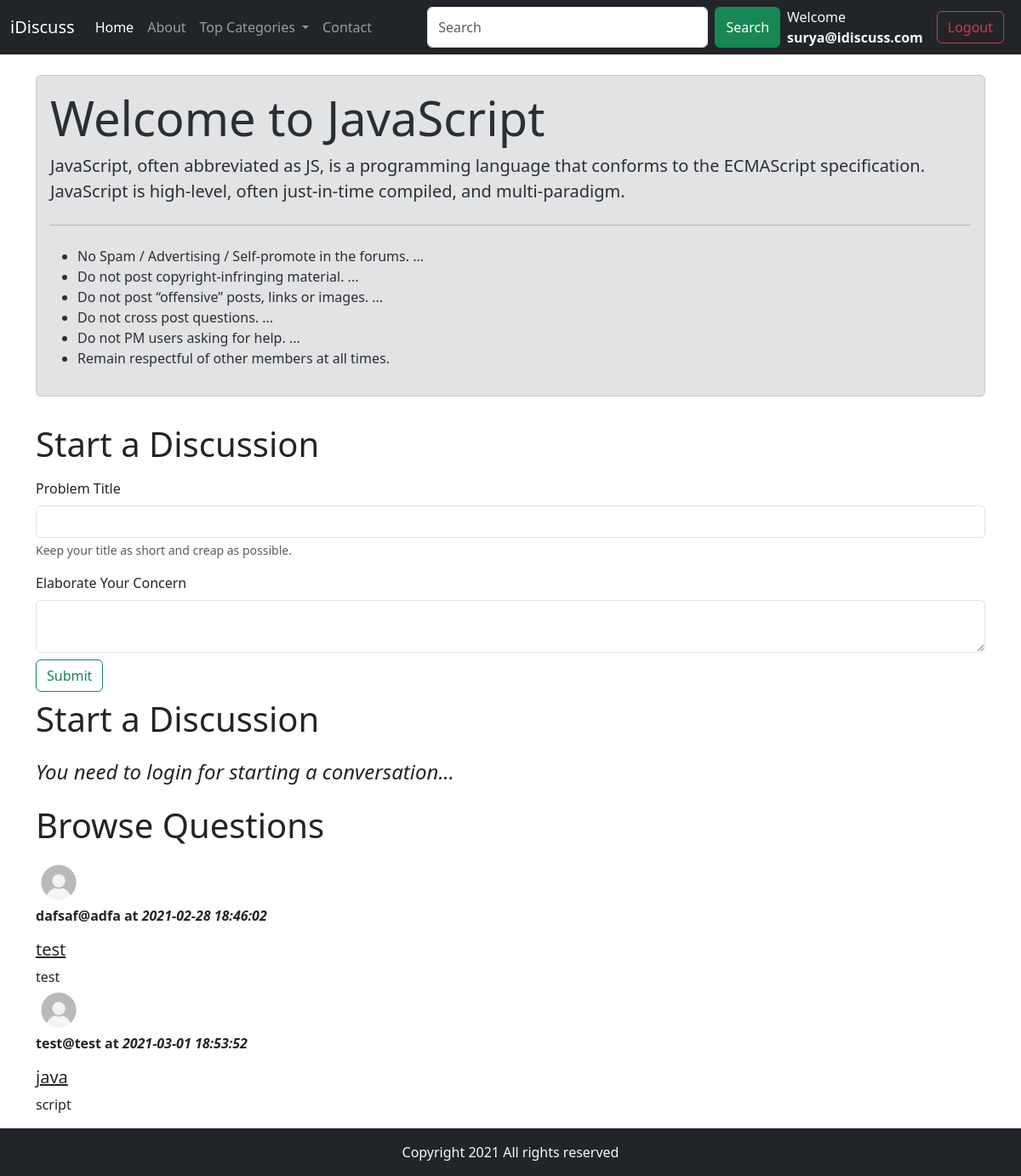
Screenshot of /threadlist.php?catid=2 (signed in) with the database file from the repository.
### tables this page shows
CREATE TABLE `categories` (
  `category_id` int(8) NOT NULL,
  `category_name` varchar(255) NOT NULL,
  `category_description` varchar(255) NOT NULL,
  `created` datetime NOT NULL DEFAULT current_timestamp()
);

CREATE TABLE `threads` (
  `thread_id` int(8) NOT NULL,
  `thread_title` varchar(255) NOT NULL,
  `thread_desc` text NOT NULL,
  `thread_cat_id` int(8) NOT NULL,
  `thread_user_id` int(8) NOT NULL,
  `timestamp` datetime NOT NULL DEFAULT current_timestamp()
);

CREATE TABLE `users` (
  `user_sno` int(8) NOT NULL,
  `user_email` varchar(30) NOT NULL,
  `user_pass` varchar(255) NOT NULL,
  `user_time` datetime NOT NULL DEFAULT current_timestamp()
);

### threadlist.php (the view, shortened to what this page needs)
<!doctype html>
<html lang="en">
<head>
    <link rel="stylesheet" href="css/bootstrap.min.css">
</head>
<body>
    <?php include "partials/_dbconnect.php"; ?>
    <?php include "partials/_header.php"; ?>
    <?php
    $id = $_GET['catid'];
    $sql = "SELECT * FROM `categories` WHERE category_id=$id ";
    $result = mysqli_query($conn, $sql);
    while ($row = mysqli_fetch_assoc($result)) {
        $catname = $row['category_name'];
        $catdesc = $row['category_description'];
    }
    ?>
    <div class="container my-4 ">
        <div class="alert alert-secondary">
            <h1 class="display-4">Welcome to <?php echo $catname; ?></h1>
            <p class="lead"> <?php echo $catdesc; ?></p>
            <hr class="my-4">
            <p>
            <ul>
                <li> No Spam / Advertising / Self-promote in the forums. ...</li>
                <li> Do not post copyright-infringing material. ...</li>
                <li> Do not post “offensive” posts, links or images. ...</li>
                <li> Do not cross post questions. ...</li>
                <li> Do not PM users asking for help. ...</li>
                <li> Remain respectful of other members at all times.</li>
            </ul>
            </p>
        </div>
    </div>
    <?php
    if (isset($_SESSION['loggedin']) && $_SESSION['loggedin'] == true) {
    ?>
    <div class="container">
        <h1 class="py-2">Start a Discussion</h1>
        <form action="<?php echo $_SERVER['REQUEST_URI']; ?>" method="POST">
            <div class="mb-3">
                <label for="exampleInputEmail1" class="form-label">Problem Title</label>
                <input type="text" class="form-control" id="title" name="title" aria-describedby="title">
                <div id="emailHelp" class="form-text">Keep your title as short and creap as possible.</div>
            </div>
            <div class="form-group">
                <label for="floatingTextarea">Elaborate Your Concern</label>
                <textarea class="form-control my-2" id="desc" name="desc"></textarea>
            </div>
            <button type="submit" class="btn btn-outline-success">Submit</button>
        </form>
    </div>
    <?php } ?>
    <div class="container">
        <h1 class="py-2">Start a Discussion</h1>
        <p>
        <h4><i> You need to login for starting a conversation... </i></h4>
        </p>
    </div>
    <div class="container my-3" id="#ques">
        <h1 class="py-2">Browse Questions</h1>
        <?php
        $id = $_GET['catid'];
        $sql = "SELECT * FROM `threads` WHERE thread_cat_id=$id ";
        $result = mysqli_query($conn, $sql);
        while ($row = mysqli_fetch_assoc($result)) {
            $id = $row['thread_id'];
            $threadtitle = $row['thread_title'];
            $threaddesc = $row['thread_desc'];
            $thread_time = $row['timestamp'];
            $thread_user_id = $row['thread_user_id'];
            $sql2 = "SELECT user_email FROM `users` WHERE user_sno = $thread_user_id ";
            $result2 = mysqli_query($conn, $sql2);
            $row2 = mysqli_fetch_assoc($result2);
        ?>
        <div class="media">
            <img src="img/userdefault.jpg" width="54px" class="mr-3" alt="Generic placeholder image">
            <div class="media-body">
                <p class="fw-bold"><?php echo $row2['user_email']; ?> at <?php echo "<i>" . $thread_time . "</i>"; ?>
                </p>
                <h5 class="mt-0"> <a href="thread.php?threadid=<?php echo $id; ?>" class="text-dark">
                        <?php echo $threadtitle; ?> </a>
                </h5>
                <?php echo $threaddesc; ?>
            </div>
        </div>
        <?php
        }
        ?>
    </div>
    <?php include "partials/_footer.php"; ?>
</body>
</html>

### rows the page displays
categories: category_name "JavaScript", category_description "JavaScript, often abbreviated as JS, is a programming language that conforms to the ECMAScript specification. JavaScript is high-level, often just-in-time compiled, and multi-paradigm."
threads: users.user_email "dafsaf@adfa", timestamp "2021-02-28 18:46:02", thread_title "test", thread_desc "test"
threads: users.user_email "test@test", timestamp "2021-03-01 18:53:52", thread_title "java", thread_desc "script"

### other values shown
$_SESSION['useremail'] "surya@idiscuss.com"
